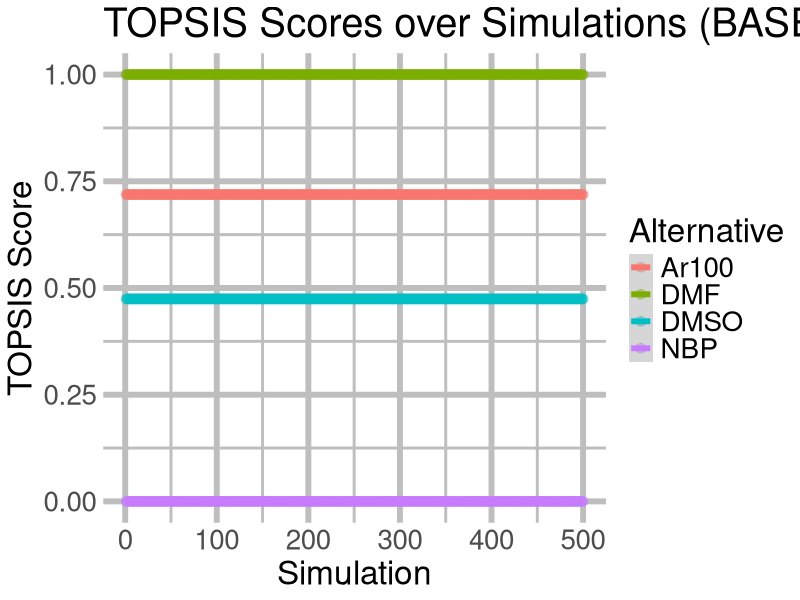
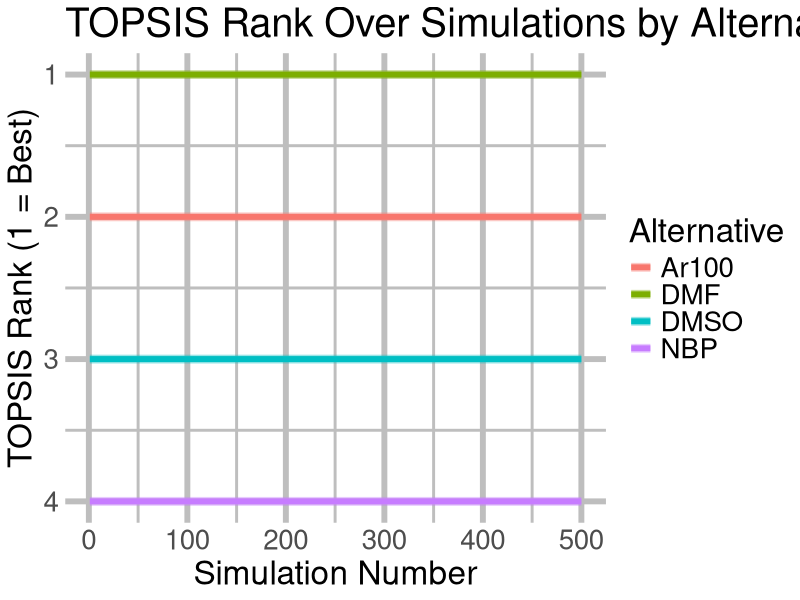
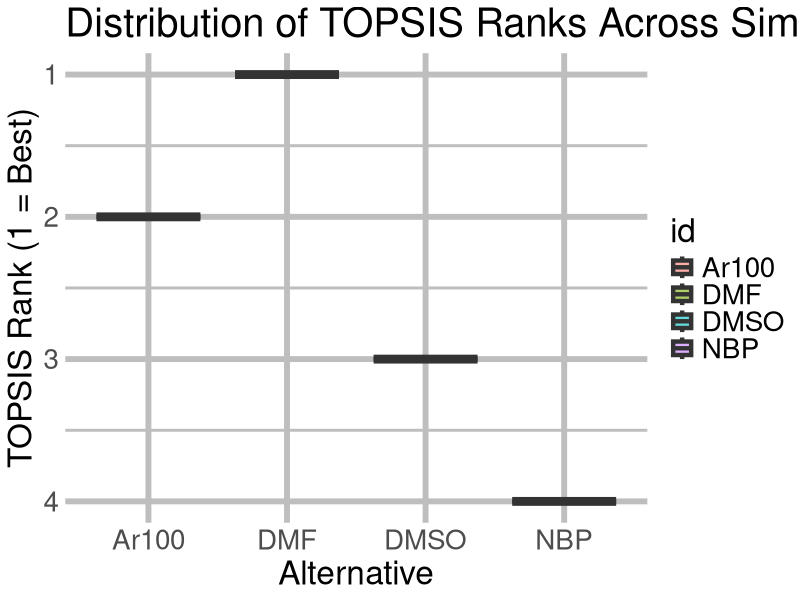
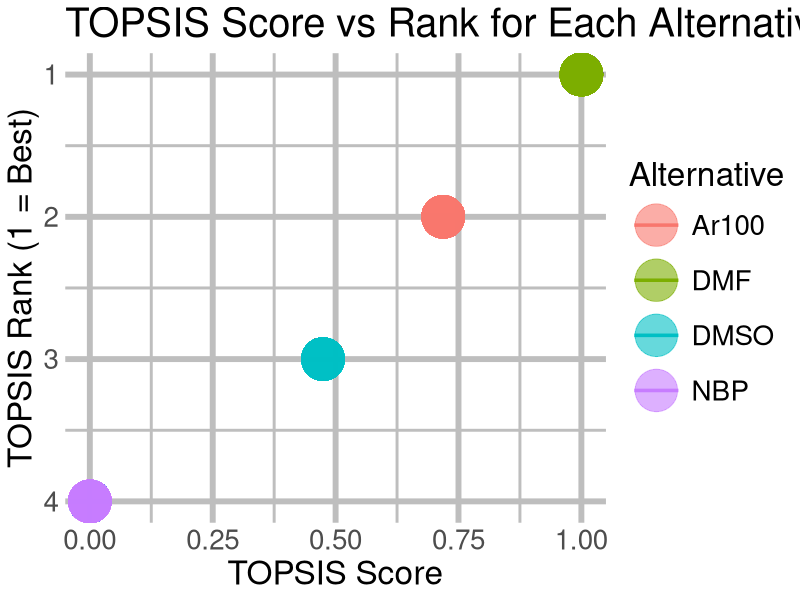
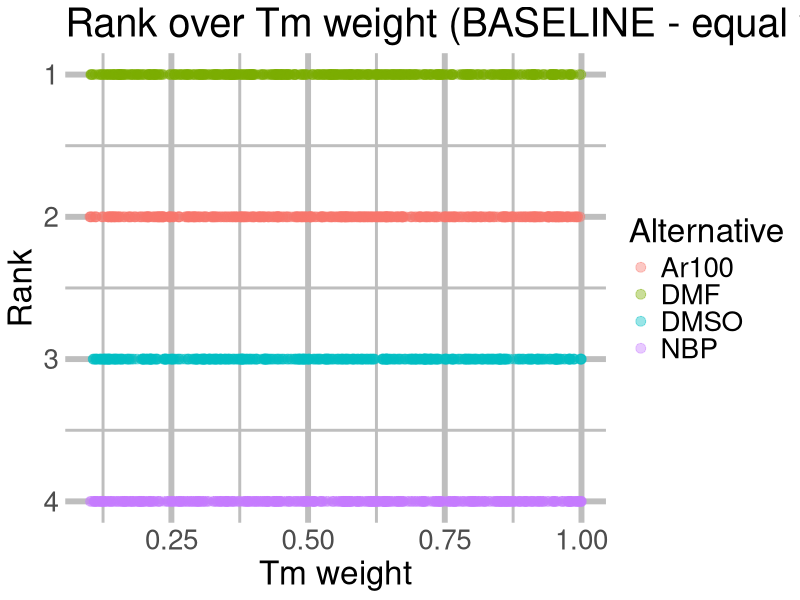
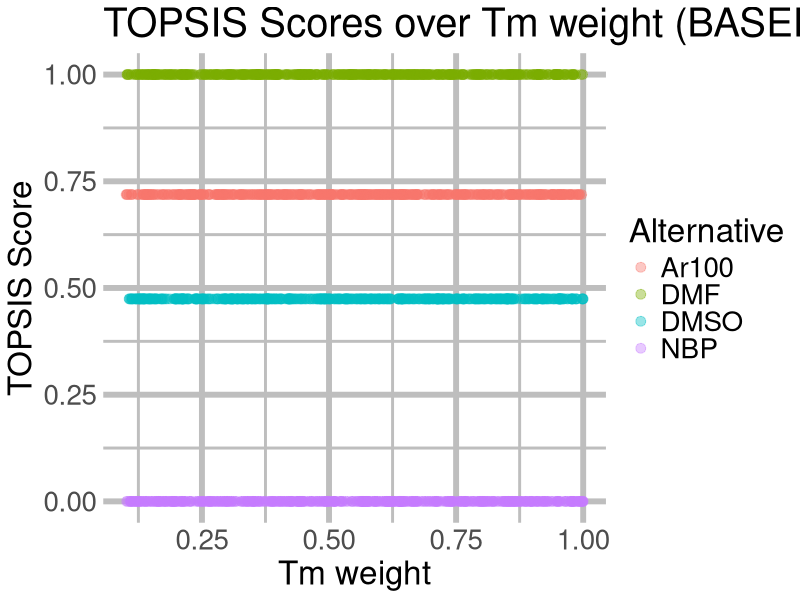

These figures' R source, in order:
# === Load required libraries ===
library(ggplot2)
library(openxlsx)
library(dplyr)

# === Optimization function ===
optimize_Z <- function(mu_level, lambda_level, alpha_level, id, Qc = 1, Tt = 1) {
  mu_vals     <- list(low = 0.1, mid = 0.5, high = 0.9)
  lambda_vals <- list(low = 0.25, mid = 0.6, high = 0.8)
  alpha_vals  <- list(low = 0.1, mid = 0.5, high = 0.9)
  
  mu     <- mu_vals[[mu_level]]
  lambda <- lambda_vals[[lambda_level]]
  alpha  <- alpha_vals[[alpha_level]]
  
  objective_function <- function(x) {
    Td <- x[1]
    m  <- x[2]
    if (m <= 0) return(1e6)
    Ts <- exp(log(m) / lambda)
    Ti <- alpha * (1 - m) * Td
    Tm <- Tt - Td - Ts - Ti
    if (Ts < 0 || Ts > 1 || Td < 0 || Td > 1 || m < 0 || m > 1) return(1e6)
    R1 <- Td * exp(-mu / (alpha + m))
    R2 <- Td * exp(mu / (alpha + m)) + Qc
    R3 <- 1 - (m^(1 / lambda)) - Td - alpha * (1 - m) * Td
    Z <- (R1 / R2) * R3
    penalty <- 1000 * (abs(Tt - Tm - Ti - Ts - Td))^2
    return(-Z + penalty)
  }
  
  result <- optim(
    par = c(0.5, 0.5),
    fn = objective_function,
    method = "L-BFGS-B",
    lower = c(0, 0),
    upper = c(1, 1)
  )
  
  Td_opt <- result$par[1]
  m_opt  <- result$par[2]
  Ts_opt <- exp(log(m_opt) / lambda)
  Ti_opt <- alpha * (1 - m_opt) * Td_opt
  Tm_opt <- Tt - Td_opt - Ts_opt - Ti_opt
  Z_opt  <- -result$value
  
  return(data.frame(
    id = id,
    mu_level, lambda_level, alpha_level,
    mu, lambda, alpha,
    Td = Td_opt, m = m_opt, Ts = Ts_opt, Ti = Ti_opt, Tm = Tm_opt, Z = Z_opt
  ))
}

# === Generate optimization data ===
selected_combinations <- list(
  list(id = "DMSO", mu_level = "low",  lambda_level = "mid", alpha_level = "high"),
  list(id = "DMF", mu_level = "low",  lambda_level = "low", alpha_level = "low"),
  list(id = "NBP", mu_level = "high", lambda_level = "high", alpha_level = "high"),
  list(id = "Ar100", mu_level = "low",  lambda_level = "low", alpha_level = "low")
)

results <- lapply(selected_combinations, function(params) {
  optimize_Z(
    mu_level = params$mu_level,
    lambda_level = params$lambda_level,
    alpha_level = params$alpha_level,
    id = params$id
  )
})
results_df <- do.call(rbind, results)

# === Add example criteria (without EPA_Priority) ===
results_df$Market_Info  <- c(2.00, 0.75, 3.13, 1.42)   # Higher is worse (cost criterion)

# === Normalize helper function ===
normalize <- function(x) {
  if (length(x) > 0 && sd(x) != 0) {
    return(x / sqrt(sum(x^2)))
  } else {
    return(rep(0, length(x)))  # Return zero vector for degenerate cases
  }
}

# === Monte Carlo Simulation function ===
monte_carlo_topsis <- function(results_df, num_simulations = 1000) {
  simulation_results <- data.frame()
  euclidean_summary <- data.frame()  # To store Euclidean Distance summaries
  
  for (i in 1:num_simulations) {
    # Assign equal weights to each criterion
    weight_tm <- 0.5
    weight_market <- 0.5
    
    weights <- c(weight_tm, weight_market)
    criteria_benefit <- c(TRUE, FALSE)  # Tm is a benefit, Market_Info is a cost
    
    # Remove EPA_Priority from decision matrix
    decision_matrix <- results_df %>%
      select(Tm, Market_Info)  # Now only select the remaining criteria
    
    normalized_matrix <- as.data.frame(lapply(decision_matrix, normalize))
    weighted_matrix <- sweep(normalized_matrix, 2, weights, FUN = "*")
    
    ideal_solution <- ifelse(criteria_benefit, apply(weighted_matrix, 2, max), apply(weighted_matrix, 2, min))
    negative_ideal <- ifelse(criteria_benefit, apply(weighted_matrix, 2, min), apply(weighted_matrix, 2, max))
    
    distance_to_ideal <- apply(weighted_matrix, 1, function(row) sqrt(sum((row - ideal_solution)^2)))
    distance_to_negative <- apply(weighted_matrix, 1, function(row) sqrt(sum((row - negative_ideal)^2)))
    
    topsis_score <- distance_to_negative / (distance_to_negative + distance_to_ideal)
    
    # Collect Euclidean Distance data
    euclidean_summary <- rbind(euclidean_summary, data.frame(
      Simulation = i,
      Euclidean_Distance_to_Ideal = mean(distance_to_ideal),
      Euclidean_Distance_to_Negative = mean(distance_to_negative)
    ))
    
    temp_results <- data.frame(
      Simulation = i,
      Weight_Tm = weight_tm,
      id = results_df$id,
      TOPSIS_Score = topsis_score
    )
    
    simulation_results <- rbind(simulation_results, temp_results)
  }
  
  return(list(simulation_results = simulation_results, euclidean_summary = euclidean_summary))
}

# === Run the simulation ===
simulation_data <- monte_carlo_topsis(results_df, num_simulations = 500)
simulation_results <- simulation_data$simulation_results
euclidean_summary <- simulation_data$euclidean_summary

# === View results ===
head(simulation_results)
head(euclidean_summary)

# === Add code to calculate TOPSIS Summary Statistics ===
topsis_summary <- simulation_results %>%
  group_by(id) %>%
  summarise(
    mean_score = mean(TOPSIS_Score),
    sd_score = sd(TOPSIS_Score),
    min_score = min(TOPSIS_Score),
    max_score = max(TOPSIS_Score),
    range_score = max(TOPSIS_Score) - min(TOPSIS_Score)
  )

print("TOPSIS Summary Statistics:")
print(topsis_summary)

# === Calculate TOPSIS Rank ===
simulation_results$Rank <- ave(simulation_results$TOPSIS_Score, simulation_results$Simulation, FUN = function(x) rank(-x, ties.method = "min"))

# === TOPSIS Rank Summary Statistics ===
rank_summary <- simulation_results %>%
  group_by(id) %>%
  summarise(
    mean_rank = mean(Rank),
    sd_rank = sd(Rank),
    min_rank = min(Rank),
    max_rank = max(Rank),
    range_rank = max(Rank) - min(Rank)
  )

print("TOPSIS Rank Summary Statistics:")
print(rank_summary)

# === Euclidean Distance Summary across all simulations ===
euclidean_summary_across_simulations <- euclidean_summary %>%
  summarise(
    mean_distance_to_ideal = mean(Euclidean_Distance_to_Ideal),
    sd_distance_to_ideal = sd(Euclidean_Distance_to_Ideal),
    mean_distance_to_negative = mean(Euclidean_Distance_to_Negative),
    sd_distance_to_negative = sd(Euclidean_Distance_to_Negative)
  )

print("Euclidean Distance Summary Across Simulations:")
print(euclidean_summary_across_simulations)

# === Save to Excel ===
summary_list <- list(
  "TOPSIS_Score_Summary" = topsis_summary,
  "TOPSIS_Rank_Summary" = rank_summary, 
  "TOPSIS Simulation Results" = simulation_results,
  "Euclidean Distance Summary" = euclidean_summary,
  "Euclidean Distance Sim Summary" = euclidean_summary_across_simulations
)

# Append the summary statistics to the same Excel file
write.xlsx(summary_list, file = "C:/Users/btsha/Documents/Praxis/h2r1-baseline-ew.xlsx", rowNames = FALSE, append = TRUE)


# === Plotting (example) ===
custom_theme <- theme(
  axis.title.x = element_text(size = 24),
  axis.title.y = element_text(size = 24),
  axis.text = element_text(size = 20),
  title = element_text(size = 24),
  panel.grid = element_line(color = "grey", size = 2),
  legend.text = element_text(size = 20)
)

# 1. Plot TOPSIS Scores over Simulations
print(ggplot(simulation_results, aes(x = Simulation, y = TOPSIS_Score, color = id)) +
        geom_point(alpha = 0.4, size = 3) +
        geom_smooth(method = "loess", se = TRUE, linewidth = 2) +
        theme_minimal() +
        labs(
          title = "TOPSIS Scores over Simulations (BASELINE - equal weights)",
          x = "Simulation",
          y = "TOPSIS Score",
          color = "Alternative"
        ) + custom_theme)

# 2. Plot TOPSIS Rank Over Simulations
simulation_results$Rank <- ave(simulation_results$TOPSIS_Score, simulation_results$Simulation, FUN = function(x) rank(-x, ties.method = "min"))

print(ggplot(simulation_results, aes(x = Simulation, y = Rank, color = id)) +
        geom_line(alpha = 0.4, size = 3) +
        geom_smooth(method = "loess", se = FALSE, linewidth = 2) +
        scale_y_reverse(breaks = 1:n_distinct(simulation_results$id)) +  # Rank 1 is best
        theme_minimal() +
        labs(
          title = "TOPSIS Rank Over Simulations by Alternative (BASELINE - equal weights)",
          x = "Simulation Number",
          y = "TOPSIS Rank (1 = Best)",
          color = "Alternative"
        ) + custom_theme)

# 3. Rank Distribution Boxplot
print(ggplot(simulation_results, aes(x = id, y = Rank, fill = id)) +
        geom_boxplot(alpha = 0.6, size = 1.5) +
        scale_y_reverse() +
        theme_minimal() +
        labs(
          title = "Distribution of TOPSIS Ranks Across Simulations (BASELINE - equal weights)",
          x = "Alternative",
          y = "TOPSIS Rank (1 = Best)",
          color = "Alternative"
        ) + custom_theme)

# 4. Scatter Plot: TOPSIS Score vs Rank
print(ggplot(simulation_results, aes(x = TOPSIS_Score, y = Rank, color = id)) +
        geom_point(alpha = 0.6, size = 14) +
        geom_smooth(method = "loess", se = FALSE, linewidth = 1.2) +
        scale_y_reverse() +  # Rank 1 is the best
        theme_minimal() +
        labs(
          title = "TOPSIS Score vs Rank for Each Alternative (BASELINE - equal weights)",
          x = "TOPSIS Score",
          y = "TOPSIS Rank (1 = Best)",
          color = "Alternative"
        ) + custom_theme)

# 5. Plot Tm vs Rank
simulation_results$Tm_Weight <- runif(nrow(simulation_results), min = 0.1, max = 1.0)

print(ggplot(simulation_results, aes(x = Tm_Weight, y = Rank, color = id)) +
        geom_point(aes(color = factor(id)), alpha = 0.4, size = 3) +
        scale_y_reverse() +  # Rank 1 is the best
        theme_minimal() +
        labs(
          title = "Rank over Tm weight (BASELINE - equal weights)",
          x = "Tm weight",
          y = "Rank",
          color = "Alternative"
        ) + custom_theme)

# 6. Plot Tm vs TOPSIS Score
print(ggplot(simulation_results, aes(x = Tm_Weight, y = TOPSIS_Score, color = id)) +
        geom_point(aes(color = factor(id)), alpha = 0.4, size = 3) +
        theme_minimal() +
        labs(
          title = "TOPSIS Scores over Tm weight (BASELINE - equal weights)",
          x = "Tm weight",
          y = "TOPSIS Score",
          color = "Alternative"
        ) + custom_theme)
